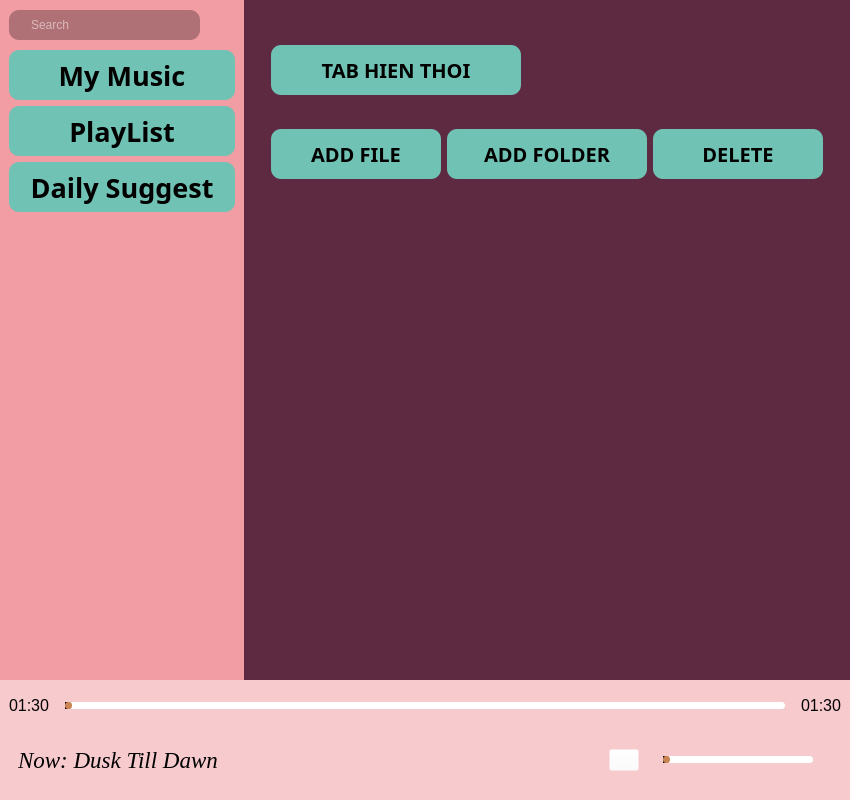
<?xml version="1.0" encoding="UTF-8"?>
<ui version="4.0">
 <class>MainWindow</class>
 <widget class="QMainWindow" name="MainWindow">
  <property name="geometry">
   <rect>
    <x>0</x>
    <y>0</y>
    <width>850</width>
    <height>800</height>
   </rect>
  </property>
  <property name="windowTitle">
   <string>MainWindow</string>
  </property>
  <property name="styleSheet">
   <string notr="true">background-color:rgb(93,42,66);</string>
  </property>
  <widget class="QWidget" name="centralwidget">
   <layout class="QVBoxLayout" name="verticalLayout">
    <property name="spacing">
     <number>0</number>
    </property>
    <property name="leftMargin">
     <number>0</number>
    </property>
    <property name="topMargin">
     <number>0</number>
    </property>
    <property name="rightMargin">
     <number>0</number>
    </property>
    <property name="bottomMargin">
     <number>0</number>
    </property>
    <item>
     <widget class="QWidget" name="top" native="true">
      <layout class="QHBoxLayout" name="horizontalLayout">
       <property name="spacing">
        <number>0</number>
       </property>
       <property name="leftMargin">
        <number>0</number>
       </property>
       <property name="topMargin">
        <number>0</number>
       </property>
       <property name="rightMargin">
        <number>0</number>
       </property>
       <property name="bottomMargin">
        <number>0</number>
       </property>
       <item>
        <widget class="QWidget" name="menu" native="true">
         <property name="maximumSize">
          <size>
           <width>270</width>
           <height>16777215</height>
          </size>
         </property>
         <property name="styleSheet">
          <string notr="true">background-color:rgb(242,156,163);</string>
         </property>
         <layout class="QVBoxLayout" name="verticalLayout_2">
          <property name="spacing">
           <number>0</number>
          </property>
          <property name="leftMargin">
           <number>9</number>
          </property>
          <property name="topMargin">
           <number>0</number>
          </property>
          <property name="rightMargin">
           <number>9</number>
          </property>
          <property name="bottomMargin">
           <number>0</number>
          </property>
          <item>
           <widget class="QWidget" name="tim_kiem" native="true">
            <property name="maximumSize">
             <size>
              <width>16777215</width>
              <height>50</height>
             </size>
            </property>
            <property name="styleSheet">
             <string notr="true"/>
            </property>
            <layout class="QHBoxLayout" name="horizontalLayout_2">
             <property name="spacing">
              <number>5</number>
             </property>
             <property name="leftMargin">
              <number>0</number>
             </property>
             <property name="topMargin">
              <number>0</number>
             </property>
             <property name="rightMargin">
              <number>0</number>
             </property>
             <property name="bottomMargin">
              <number>0</number>
             </property>
             <item>
              <widget class="QLineEdit" name="o_tim_kiem">
               <property name="minimumSize">
                <size>
                 <width>0</width>
                 <height>30</height>
                </size>
               </property>
               <property name="styleSheet">
                <string notr="true">QLineEdit{
	border: 2px soild rgb(170, 0, 255);
	border-radius: 10px;
	color:rgb(255, 255, 255);
	padding-left: 20px;
	padding-right: 20px;
	background-color: rgba(0, 0, 0, 70);
}</string>
               </property>
               <property name="text">
                <string/>
               </property>
               <property name="alignment">
                <set>Qt::AlignLeading|Qt::AlignLeft|Qt::AlignVCenter</set>
               </property>
               <property name="placeholderText">
                <string>Search</string>
               </property>
              </widget>
             </item>
             <item>
              <widget class="QPushButton" name="nut_enter">
               <property name="minimumSize">
                <size>
                 <width>30</width>
                 <height>30</height>
                </size>
               </property>
               <property name="maximumSize">
                <size>
                 <width>30</width>
                 <height>30</height>
                </size>
               </property>
               <property name="styleSheet">
                <string notr="true">QPushButton{
	background-color:rgba(0, 0, 0, 0);
	border-radius: 7px;

}
QPushButton:hover{
	background-color:rgba(0, 0, 0, 50);
}
QPushButton:pressed{
	background-color:rgba(0, 0, 0,70);
}</string>
               </property>
               <property name="text">
                <string/>
               </property>
               <property name="icon">
                <iconset resource="icon.qrc">
                 <normaloff>:/newPrefix/feather/filter.svg</normaloff>:/newPrefix/feather/filter.svg</iconset>
               </property>
              </widget>
             </item>
            </layout>
           </widget>
          </item>
          <item alignment="Qt::AlignTop">
           <widget class="QWidget" name="cac_nut_bam" native="true">
            <layout class="QVBoxLayout" name="verticalLayout_3">
             <property name="spacing">
              <number>6</number>
             </property>
             <property name="leftMargin">
              <number>0</number>
             </property>
             <property name="topMargin">
              <number>0</number>
             </property>
             <property name="rightMargin">
              <number>0</number>
             </property>
             <property name="bottomMargin">
              <number>0</number>
             </property>
             <item>
              <widget class="QPushButton" name="nhac_cua_toi">
               <property name="minimumSize">
                <size>
                 <width>0</width>
                 <height>50</height>
                </size>
               </property>
               <property name="font">
                <font>
                 <family>OCR A Extended</family>
                 <pointsize>20</pointsize>
                 <weight>75</weight>
                 <bold>true</bold>
                </font>
               </property>
               <property name="styleSheet">
                <string notr="true">QPushButton{
	background-color: rgb(112,194,180);
	border-radius: 10px;
}
QPushButton:hover{
	background-color:rgb(75, 130, 120);
}
QPushButton:pressed{
	background-color:rgb(54, 94, 87);
}
QPushButton:disabled {
background-color:#ff0000;
}</string>
               </property>
               <property name="text">
                <string>My Music</string>
               </property>
               <property name="checkable">
                <bool>false</bool>
               </property>
               <property name="checked">
                <bool>false</bool>
               </property>
              </widget>
             </item>
             <item>
              <widget class="QPushButton" name="danh_sach_phat">
               <property name="minimumSize">
                <size>
                 <width>0</width>
                 <height>50</height>
                </size>
               </property>
               <property name="font">
                <font>
                 <family>OCR A Extended</family>
                 <pointsize>20</pointsize>
                 <weight>75</weight>
                 <bold>true</bold>
                </font>
               </property>
               <property name="styleSheet">
                <string notr="true">QPushButton{
	background-color: rgb(112,194,180);
	border-radius: 10px;
}
QPushButton:hover{
	background-color:rgb(75, 130, 120);
}
QPushButton:pressed{
	background-color:rgb(54, 94, 87);
}</string>
               </property>
               <property name="text">
                <string>PlayList</string>
               </property>
              </widget>
             </item>
             <item>
              <widget class="QPushButton" name="de_xuat_ngay">
               <property name="minimumSize">
                <size>
                 <width>0</width>
                 <height>50</height>
                </size>
               </property>
               <property name="font">
                <font>
                 <family>OCR A Extended</family>
                 <pointsize>20</pointsize>
                 <weight>75</weight>
                 <bold>true</bold>
                </font>
               </property>
               <property name="styleSheet">
                <string notr="true">QPushButton{
	background-color: rgb(112,194,180);
	border-radius: 10px;
}
QPushButton:hover{
	background-color:rgb(75, 130, 120);
}
QPushButton:pressed{
	background-color:rgb(54, 94, 87);
}</string>
               </property>
               <property name="text">
                <string>Daily Suggest</string>
               </property>
              </widget>
             </item>
            </layout>
           </widget>
          </item>
         </layout>
        </widget>
       </item>
       <item>
        <widget class="QWidget" name="cac_page" native="true">
         <property name="minimumSize">
          <size>
           <width>600</width>
           <height>600</height>
          </size>
         </property>
         <layout class="QVBoxLayout" name="verticalLayout_6">
          <item>
           <widget class="QWidget" name="widget" native="true">
            <property name="minimumSize">
             <size>
              <width>0</width>
              <height>200</height>
             </size>
            </property>
            <layout class="QVBoxLayout" name="verticalLayout_7">
             <item alignment="Qt::AlignLeft">
              <widget class="QWidget" name="box_tab_hien_thoi" native="true">
               <property name="minimumSize">
                <size>
                 <width>0</width>
                 <height>60</height>
                </size>
               </property>
               <property name="maximumSize">
                <size>
                 <width>16777215</width>
                 <height>60</height>
                </size>
               </property>
               <layout class="QVBoxLayout" name="verticalLayout_8">
                <item alignment="Qt::AlignLeft|Qt::AlignVCenter">
                 <widget class="QWidget" name="tab_hien_thoi" native="true">
                  <property name="minimumSize">
                   <size>
                    <width>250</width>
                    <height>50</height>
                   </size>
                  </property>
                  <property name="maximumSize">
                   <size>
                    <width>250</width>
                    <height>50</height>
                   </size>
                  </property>
                  <property name="styleSheet">
                   <string notr="true">background-color:rgb(112,194,180);
border-radius: 10px;</string>
                  </property>
                  <layout class="QVBoxLayout" name="verticalLayout_9">
                   <item>
                    <widget class="QLabel" name="label">
                     <property name="font">
                      <font>
                       <family>OCR A Extended</family>
                       <pointsize>15</pointsize>
                       <weight>75</weight>
                       <bold>true</bold>
                      </font>
                     </property>
                     <property name="text">
                      <string>TAB HIEN THOI</string>
                     </property>
                     <property name="alignment">
                      <set>Qt::AlignCenter</set>
                     </property>
                    </widget>
                   </item>
                  </layout>
                 </widget>
                </item>
               </layout>
              </widget>
             </item>
             <item>
              <widget class="QWidget" name="change_file" native="true">
               <property name="minimumSize">
                <size>
                 <width>0</width>
                 <height>60</height>
                </size>
               </property>
               <property name="maximumSize">
                <size>
                 <width>16777215</width>
                 <height>60</height>
                </size>
               </property>
               <layout class="QHBoxLayout" name="horizontalLayout_3">
                <item>
                 <widget class="QPushButton" name="add_file">
                  <property name="minimumSize">
                   <size>
                    <width>170</width>
                    <height>50</height>
                   </size>
                  </property>
                  <property name="maximumSize">
                   <size>
                    <width>170</width>
                    <height>50</height>
                   </size>
                  </property>
                  <property name="font">
                   <font>
                    <family>OCR A Extended</family>
                    <pointsize>15</pointsize>
                    <weight>75</weight>
                    <bold>true</bold>
                   </font>
                  </property>
                  <property name="styleSheet">
                   <string notr="true">QPushButton{
	background-color: rgb(112,194,180);
	border-radius: 10px;
}
QPushButton:hover{
	background-color:rgb(75, 130, 120);
}
QPushButton:pressed{
	background-color:rgb(54, 94, 87);
}</string>
                  </property>
                  <property name="text">
                   <string>ADD FILE</string>
                  </property>
                  <property name="icon">
                   <iconset resource="icon.qrc">
                    <normaloff>:/newPrefix/feather/file.svg</normaloff>:/newPrefix/feather/file.svg</iconset>
                  </property>
                  <property name="iconSize">
                   <size>
                    <width>20</width>
                    <height>20</height>
                   </size>
                  </property>
                 </widget>
                </item>
                <item>
                 <widget class="QPushButton" name="pushButton">
                  <property name="minimumSize">
                   <size>
                    <width>200</width>
                    <height>50</height>
                   </size>
                  </property>
                  <property name="maximumSize">
                   <size>
                    <width>200</width>
                    <height>50</height>
                   </size>
                  </property>
                  <property name="font">
                   <font>
                    <family>OCR A Extended</family>
                    <pointsize>15</pointsize>
                    <weight>75</weight>
                    <bold>true</bold>
                   </font>
                  </property>
                  <property name="styleSheet">
                   <string notr="true">QPushButton{
	background-color: rgb(112,194,180);
	border-radius: 10px;
}
QPushButton:hover{
	background-color:rgb(75, 130, 120);
}
QPushButton:pressed{
	background-color:rgb(54, 94, 87);
}</string>
                  </property>
                  <property name="text">
                   <string>ADD FOLDER</string>
                  </property>
                  <property name="icon">
                   <iconset resource="icon.qrc">
                    <normaloff>:/newPrefix/feather/folder-plus.svg</normaloff>:/newPrefix/feather/folder-plus.svg</iconset>
                  </property>
                  <property name="iconSize">
                   <size>
                    <width>20</width>
                    <height>20</height>
                   </size>
                  </property>
                 </widget>
                </item>
                <item>
                 <widget class="QPushButton" name="delete_file">
                  <property name="minimumSize">
                   <size>
                    <width>170</width>
                    <height>50</height>
                   </size>
                  </property>
                  <property name="maximumSize">
                   <size>
                    <width>170</width>
                    <height>50</height>
                   </size>
                  </property>
                  <property name="font">
                   <font>
                    <family>OCR A Extended</family>
                    <pointsize>15</pointsize>
                    <weight>75</weight>
                    <bold>true</bold>
                   </font>
                  </property>
                  <property name="styleSheet">
                   <string notr="true">QPushButton{
	background-color: rgb(112,194,180);
	border-radius: 10px;
}
QPushButton:hover{
	background-color:rgb(75, 130, 120);
}
QPushButton:pressed{
	background-color:rgb(54, 94, 87);
}</string>
                  </property>
                  <property name="text">
                   <string>DELETE</string>
                  </property>
                  <property name="icon">
                   <iconset resource="icon.qrc">
                    <normaloff>:/newPrefix/feather/trash-2.svg</normaloff>:/newPrefix/feather/trash-2.svg</iconset>
                  </property>
                  <property name="iconSize">
                   <size>
                    <width>20</width>
                    <height>20</height>
                   </size>
                  </property>
                 </widget>
                </item>
               </layout>
              </widget>
             </item>
            </layout>
           </widget>
          </item>
          <item>
           <widget class="QTableWidget" name="danh_sach_bai_hat">
            <property name="styleSheet">
             <string notr="true">border: null;</string>
            </property>
           </widget>
          </item>
         </layout>
        </widget>
       </item>
      </layout>
     </widget>
    </item>
    <item>
     <widget class="QWidget" name="bot" native="true">
      <property name="minimumSize">
       <size>
        <width>0</width>
        <height>120</height>
       </size>
      </property>
      <property name="maximumSize">
       <size>
        <width>16777215</width>
        <height>120</height>
       </size>
      </property>
      <property name="styleSheet">
       <string notr="true">background-color: rgb(247,202,205);</string>
      </property>
      <layout class="QVBoxLayout" name="verticalLayout_4">
       <property name="spacing">
        <number>0</number>
       </property>
       <property name="leftMargin">
        <number>0</number>
       </property>
       <property name="topMargin">
        <number>0</number>
       </property>
       <property name="rightMargin">
        <number>0</number>
       </property>
       <property name="bottomMargin">
        <number>0</number>
       </property>
       <item>
        <widget class="QWidget" name="bar_and_time" native="true">
         <property name="minimumSize">
          <size>
           <width>0</width>
           <height>50</height>
          </size>
         </property>
         <property name="maximumSize">
          <size>
           <width>16777215</width>
           <height>50</height>
          </size>
         </property>
         <layout class="QHBoxLayout" name="horizontalLayout_4">
          <property name="spacing">
           <number>6</number>
          </property>
          <property name="topMargin">
           <number>9</number>
          </property>
          <item alignment="Qt::AlignLeft">
           <widget class="QLabel" name="thoi_gian_troi_qua">
            <property name="minimumSize">
             <size>
              <width>50</width>
              <height>30</height>
             </size>
            </property>
            <property name="maximumSize">
             <size>
              <width>50</width>
              <height>30</height>
             </size>
            </property>
            <property name="font">
             <font>
              <pointsize>12</pointsize>
             </font>
            </property>
            <property name="text">
             <string>01:30</string>
            </property>
           </widget>
          </item>
          <item>
           <widget class="QSlider" name="load_bar">
            <property name="minimumSize">
             <size>
              <width>0</width>
              <height>30</height>
             </size>
            </property>
            <property name="maximumSize">
             <size>
              <width>16777215</width>
              <height>30</height>
             </size>
            </property>
            <property name="styleSheet">
             <string notr="true">QSlider::groove:horizontal {
    border: none;
    height: 7px;
    background: #C0C0C0;
    border-radius: 3px;
}

QSlider::handle:horizontal {
    background:rgb(202, 132, 81);
    border: none;
    width: 7px;
    height: 7px;
    border-radius: 3px;
}

QSlider::add-page:horizontal {
    background: rgb(255, 255, 255);
    border-radius: 3px;
}

QSlider::sub-page:horizontal {
    background: rgb(0, 0, 0);
    border-radius: 3px;
}</string>
            </property>
            <property name="orientation">
             <enum>Qt::Horizontal</enum>
            </property>
           </widget>
          </item>
          <item alignment="Qt::AlignRight">
           <widget class="QLabel" name="thoi_gian_con_lai">
            <property name="minimumSize">
             <size>
              <width>50</width>
              <height>30</height>
             </size>
            </property>
            <property name="maximumSize">
             <size>
              <width>50</width>
              <height>30</height>
             </size>
            </property>
            <property name="font">
             <font>
              <pointsize>12</pointsize>
              <weight>50</weight>
              <bold>false</bold>
             </font>
            </property>
            <property name="text">
             <string>01:30</string>
            </property>
            <property name="alignment">
             <set>Qt::AlignRight|Qt::AlignTrailing|Qt::AlignVCenter</set>
            </property>
           </widget>
          </item>
         </layout>
        </widget>
       </item>
       <item>
        <widget class="QWidget" name="bottom" native="true">
         <property name="minimumSize">
          <size>
           <width>0</width>
           <height>70</height>
          </size>
         </property>
         <property name="maximumSize">
          <size>
           <width>16777215</width>
           <height>70</height>
          </size>
         </property>
         <layout class="QHBoxLayout" name="horizontalLayout_5">
          <property name="spacing">
           <number>0</number>
          </property>
          <property name="leftMargin">
           <number>9</number>
          </property>
          <property name="topMargin">
           <number>0</number>
          </property>
          <property name="rightMargin">
           <number>9</number>
          </property>
          <property name="bottomMargin">
           <number>10</number>
          </property>
          <item>
           <widget class="QWidget" name="dang_nghe" native="true">
            <property name="minimumSize">
             <size>
              <width>250</width>
              <height>0</height>
             </size>
            </property>
            <layout class="QVBoxLayout" name="verticalLayout_5">
             <property name="spacing">
              <number>0</number>
             </property>
             <property name="leftMargin">
              <number>9</number>
             </property>
             <property name="topMargin">
              <number>0</number>
             </property>
             <property name="rightMargin">
              <number>0</number>
             </property>
             <property name="bottomMargin">
              <number>0</number>
             </property>
             <item>
              <widget class="QLabel" name="text_dang_nghe">
               <property name="minimumSize">
                <size>
                 <width>0</width>
                 <height>0</height>
                </size>
               </property>
               <property name="maximumSize">
                <size>
                 <width>16777215</width>
                 <height>16777215</height>
                </size>
               </property>
               <property name="font">
                <font>
                 <family>Times New Roman</family>
                 <pointsize>17</pointsize>
                 <weight>50</weight>
                 <italic>true</italic>
                 <bold>false</bold>
                </font>
               </property>
               <property name="styleSheet">
                <string notr="true"/>
               </property>
               <property name="frameShape">
                <enum>QFrame::NoFrame</enum>
               </property>
               <property name="frameShadow">
                <enum>QFrame::Plain</enum>
               </property>
               <property name="lineWidth">
                <number>1</number>
               </property>
               <property name="text">
                <string>Now: Dusk Till Dawn</string>
               </property>
              </widget>
             </item>
            </layout>
           </widget>
          </item>
          <item>
           <widget class="QWidget" name="dieu_khien" native="true">
            <property name="minimumSize">
             <size>
              <width>330</width>
              <height>50</height>
             </size>
            </property>
            <property name="maximumSize">
             <size>
              <width>16777215</width>
              <height>50</height>
             </size>
            </property>
            <property name="styleSheet">
             <string notr="true"/>
            </property>
            <layout class="QHBoxLayout" name="horizontalLayout_6">
             <property name="spacing">
              <number>0</number>
             </property>
             <property name="leftMargin">
              <number>0</number>
             </property>
             <property name="topMargin">
              <number>0</number>
             </property>
             <property name="rightMargin">
              <number>0</number>
             </property>
             <property name="bottomMargin">
              <number>0</number>
             </property>
             <item>
              <widget class="QPushButton" name="nghe_lai">
               <property name="minimumSize">
                <size>
                 <width>30</width>
                 <height>30</height>
                </size>
               </property>
               <property name="maximumSize">
                <size>
                 <width>30</width>
                 <height>30</height>
                </size>
               </property>
               <property name="styleSheet">
                <string notr="true">QPushButton{
	background-color: rgba(0, 0, 0, 0);
	border-radius: 8px;
}
QPushButton:hover{
	background-color:rgba(0, 0, 0,40);
}
QPushButton:pressed{
	background-color:rgba(0, 0, 0,70);
}</string>
               </property>
               <property name="text">
                <string/>
               </property>
               <property name="icon">
                <iconset resource="icon.qrc">
                 <normaloff>:/newPrefix/feather/repeat.svg</normaloff>:/newPrefix/feather/repeat.svg</iconset>
               </property>
              </widget>
             </item>
             <item>
              <widget class="QPushButton" name="prev">
               <property name="minimumSize">
                <size>
                 <width>50</width>
                 <height>50</height>
                </size>
               </property>
               <property name="maximumSize">
                <size>
                 <width>50</width>
                 <height>50</height>
                </size>
               </property>
               <property name="styleSheet">
                <string notr="true">QPushButton{
	background-color:rgba(0, 0, 0, 0);
	border-radius: 15px;
}
QPushButton:hover{
	background-color:rgba(0, 0, 0,40);
}
QPushButton:pressed{
	background-color:rgba(0, 0, 0,70);
}</string>
               </property>
               <property name="text">
                <string/>
               </property>
               <property name="icon">
                <iconset resource="icon.qrc">
                 <normaloff>:/newPrefix/feather/skip-back.svg</normaloff>:/newPrefix/feather/skip-back.svg</iconset>
               </property>
               <property name="iconSize">
                <size>
                 <width>16</width>
                 <height>16</height>
                </size>
               </property>
              </widget>
             </item>
             <item>
              <widget class="QPushButton" name="pause">
               <property name="sizePolicy">
                <sizepolicy hsizetype="Preferred" vsizetype="Minimum">
                 <horstretch>0</horstretch>
                 <verstretch>0</verstretch>
                </sizepolicy>
               </property>
               <property name="minimumSize">
                <size>
                 <width>50</width>
                 <height>50</height>
                </size>
               </property>
               <property name="maximumSize">
                <size>
                 <width>50</width>
                 <height>50</height>
                </size>
               </property>
               <property name="sizeIncrement">
                <size>
                 <width>0</width>
                 <height>0</height>
                </size>
               </property>
               <property name="baseSize">
                <size>
                 <width>0</width>
                 <height>0</height>
                </size>
               </property>
               <property name="styleSheet">
                <string notr="true">QPushButton{
	background-color:rgba(0, 0, 0, 0);
	border-radius: 40px;
}
QPushButton:hover{
	background-color:rgba(0, 0, 0,40);
}
QPushButton:pressed{
	background-color:rgba(0, 0, 0,70);
}</string>
               </property>
               <property name="text">
                <string/>
               </property>
               <property name="icon">
                <iconset resource="icon.qrc">
                 <normaloff>:/newPrefix/feather/pause-circle.svg</normaloff>
                 <normalon>:/newPrefix/feather/play-circle.svg</normalon>
                 <disabledoff>:/newPrefix/feather/pause-circle.svg</disabledoff>
                 <disabledon>:/newPrefix/feather/play-circle.svg</disabledon>
                 <activeoff>:/newPrefix/feather/pause-circle.svg</activeoff>
                 <activeon>:/newPrefix/feather/play-circle.svg</activeon>
                 <selectedoff>:/newPrefix/feather/pause-circle.svg</selectedoff>
                 <selectedon>:/newPrefix/feather/play-circle.svg</selectedon>:/newPrefix/feather/pause-circle.svg</iconset>
               </property>
               <property name="iconSize">
                <size>
                 <width>30</width>
                 <height>30</height>
                </size>
               </property>
               <property name="checkable">
                <bool>true</bool>
               </property>
               <property name="checked">
                <bool>false</bool>
               </property>
               <property name="autoDefault">
                <bool>false</bool>
               </property>
               <property name="default">
                <bool>false</bool>
               </property>
               <property name="flat">
                <bool>false</bool>
               </property>
              </widget>
             </item>
             <item>
              <widget class="QPushButton" name="next">
               <property name="sizePolicy">
                <sizepolicy hsizetype="Minimum" vsizetype="Fixed">
                 <horstretch>50</horstretch>
                 <verstretch>50</verstretch>
                </sizepolicy>
               </property>
               <property name="minimumSize">
                <size>
                 <width>50</width>
                 <height>50</height>
                </size>
               </property>
               <property name="maximumSize">
                <size>
                 <width>50</width>
                 <height>50</height>
                </size>
               </property>
               <property name="styleSheet">
                <string notr="true">QPushButton{
	background-color:rgba(0, 0, 0, 0);
	border-radius: 15px;
}
QPushButton:hover{
	background-color:rgba(0, 0, 0,40);
}
QPushButton:pressed{
	background-color:rgba(0, 0, 0,70);
}</string>
               </property>
               <property name="text">
                <string/>
               </property>
               <property name="icon">
                <iconset resource="icon.qrc">
                 <normaloff>:/newPrefix/feather/skip-forward.svg</normaloff>:/newPrefix/feather/skip-forward.svg</iconset>
               </property>
               <property name="iconSize">
                <size>
                 <width>16</width>
                 <height>16</height>
                </size>
               </property>
               <property name="checkable">
                <bool>false</bool>
               </property>
               <property name="checked">
                <bool>false</bool>
               </property>
              </widget>
             </item>
             <item>
              <widget class="QPushButton" name="loa">
               <property name="minimumSize">
                <size>
                 <width>30</width>
                 <height>30</height>
                </size>
               </property>
               <property name="maximumSize">
                <size>
                 <width>30</width>
                 <height>30</height>
                </size>
               </property>
               <property name="styleSheet">
                <string notr="true">QPushButton{
	background-color: rgba(0, 0, 0, 0);
	border-radius: 8px;
}
QPushButton:hover{
	background-color:rgba(0, 0, 0,40);
}
QPushButton:pressed{
	background-color:rgba(0, 0, 0,70);
}</string>
               </property>
               <property name="text">
                <string/>
               </property>
               <property name="icon">
                <iconset resource="icon.qrc">
                 <normaloff>:/newPrefix/feather/volume-2.svg</normaloff>
                 <normalon>:/newPrefix/feather/volume-x.svg</normalon>
                 <disabledoff>:/newPrefix/feather/volume-2.svg</disabledoff>
                 <disabledon>:/newPrefix/feather/volume-x.svg</disabledon>
                 <activeoff>:/newPrefix/feather/volume-2.svg</activeoff>
                 <activeon>:/newPrefix/feather/volume-x.svg</activeon>
                 <selectedoff>:/newPrefix/feather/volume-2.svg</selectedoff>
                 <selectedon>:/newPrefix/feather/volume-x.svg</selectedon>:/newPrefix/feather/volume-2.svg</iconset>
               </property>
               <property name="checkable">
                <bool>true</bool>
               </property>
              </widget>
             </item>
            </layout>
           </widget>
          </item>
          <item alignment="Qt::AlignRight">
           <widget class="QWidget" name="am_luong_and_nghe_lai" native="true">
            <property name="minimumSize">
             <size>
              <width>250</width>
              <height>0</height>
             </size>
            </property>
            <property name="maximumSize">
             <size>
              <width>16777215</width>
              <height>16777215</height>
             </size>
            </property>
            <layout class="QHBoxLayout" name="horizontalLayout_7">
             <property name="spacing">
              <number>6</number>
             </property>
             <property name="leftMargin">
              <number>0</number>
             </property>
             <property name="topMargin">
              <number>0</number>
             </property>
             <property name="rightMargin">
              <number>9</number>
             </property>
             <property name="bottomMargin">
              <number>0</number>
             </property>
             <item>
              <widget class="QPushButton" name="pushButton_2">
               <property name="maximumSize">
                <size>
                 <width>30</width>
                 <height>16777215</height>
                </size>
               </property>
               <property name="styleSheet">
                <string notr="true">background-color:rgba(255, 255, 255, 0);</string>
               </property>
               <property name="text">
                <string/>
               </property>
               <property name="icon">
                <iconset resource="icon.qrc">
                 <normaloff>:/newPrefix/feather/volume-2.svg</normaloff>:/newPrefix/feather/volume-2.svg</iconset>
               </property>
              </widget>
             </item>
             <item>
              <widget class="QSlider" name="volume">
               <property name="minimumSize">
                <size>
                 <width>150</width>
                 <height>0</height>
                </size>
               </property>
               <property name="maximumSize">
                <size>
                 <width>150</width>
                 <height>16777215</height>
                </size>
               </property>
               <property name="styleSheet">
                <string notr="true">QSlider::groove:horizontal {
    border: none;
    height: 7px;
    background: #C0C0C0;
    border-radius: 3px;
}

QSlider::handle:horizontal {
    background:rgb(202, 132, 81);
    border: none;
    width: 7px;
    height: 7px;
    border-radius: 3px;
}

QSlider::add-page:horizontal {
    background: rgb(255, 255, 255);
    border-radius: 3px;
}

QSlider::sub-page:horizontal {
    background: rgb(0, 0, 0);
    border-radius: 3px;
}</string>
               </property>
               <property name="orientation">
                <enum>Qt::Horizontal</enum>
               </property>
              </widget>
             </item>
            </layout>
           </widget>
          </item>
         </layout>
        </widget>
       </item>
      </layout>
     </widget>
    </item>
   </layout>
  </widget>
 </widget>
 <resources>
  <include location="icon.qrc"/>
 </resources>
 <connections/>
</ui>
